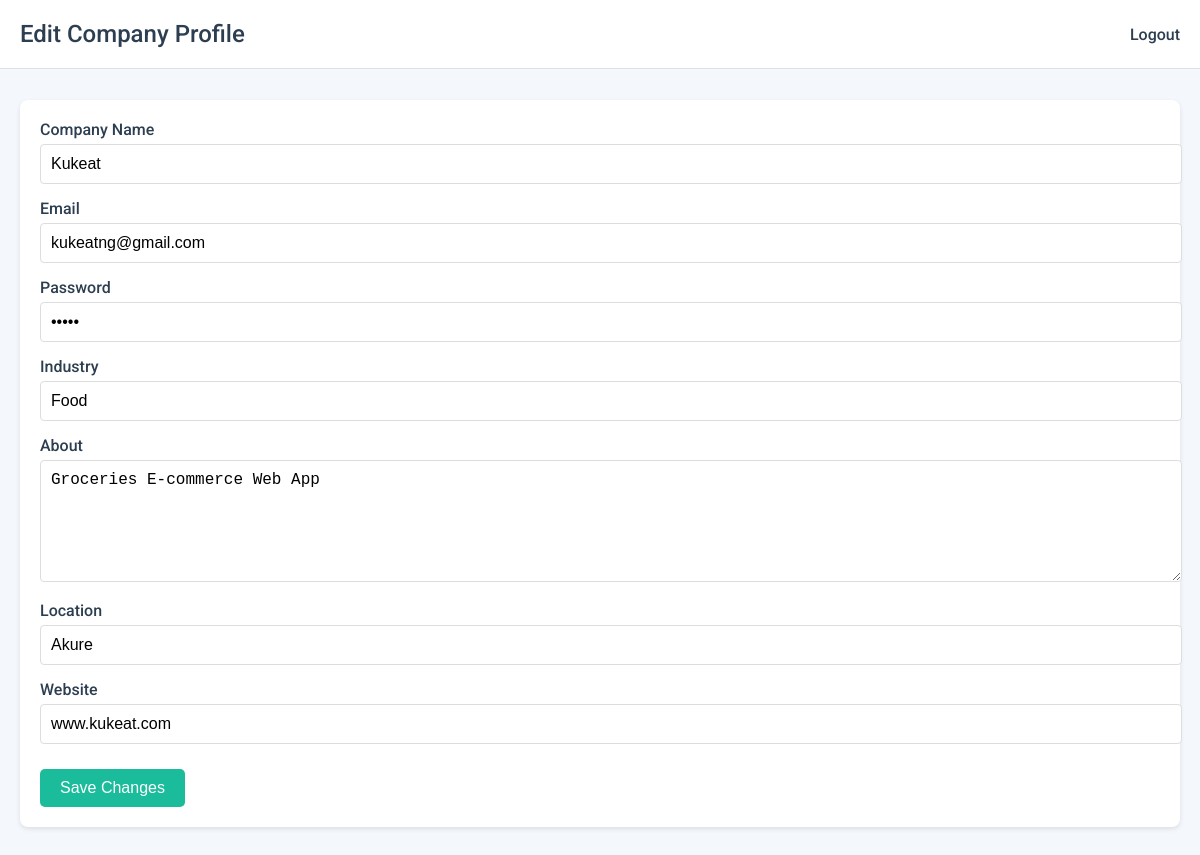
Page /edit_company_profile (signed in) on the committed database.
### models.py (models this page shows)
class Company(db.Model):
    id = db.Column(db.Integer, primary_key=True)
    name = db.Column(db.String(100), nullable=False)
    email = db.Column(db.String(120), unique=True, nullable=False)
    password = db.Column(db.String(128))
    industry = db.Column(db.String(100))
    about = db.Column(db.Text)
    location = db.Column(db.String(100))
    website = db.Column(db.String(200))

### app.py (the view, shortened to what this page needs)
@app.route('/edit_company_profile', methods=['GET', 'POST'])
def edit_company_profile():
    company = db.session.get(Company, session['company_id'])
    return render_template('edit_company_profile.html', company=company)

### templates/edit_company_profile.html (shortened to what this page needs)
<!DOCTYPE html>
<html lang="en">
<head>
</head>
<body>
    <div class="top-bar">
        <h2>Edit Company Profile</h2>
        <a href="{{ url_for('company_logout') }}" class="logout">Logout</a>
    </div>
    <div class="main-content" style="margin-top: 80px;">
        <div class="card">
            <form id="editCompanyProfileForm" method="POST" action="{{ url_for('edit_company_profile') }}">
                <div class="form-group">
                    <label for="name">Company Name</label>
                    <input type="text" id="name" name="name" value="{{ company.name }}" required>
                </div>
                <div class="form-group">
                    <label for="email">Email</label>
                    <input type="email" id="email" name="email" value="{{ company.email }}" required>
                </div>
                <div class="form-group">
                    <label for="password">Password</label>
                    <input type="password" id="password" name="password" value="{{ company.password }}">
                </div>
                <div class="form-group">
                    <label for="industry">Industry</label>
                    <input type="text" id="industry" name="industry" value="{{ company.industry }}">
                </div>
                <div class="form-group">
                    <label for="about">About</label>
                    <textarea id="about" name="about">{{ company.about }}</textarea>
                </div>
                <div class="form-group">
                    <label for="location">Location</label>
                    <input type="text" id="location" name="location" value="{{ company.location }}">
                </div>
                <div class="form-group">
                    <label for="website">Website</label>
                    <input type="text" id="website" name="website" value="{{ company.website }}">
                </div>
                <button type="submit" class="button">Save Changes</button>
            </form>
        </div>
    </div>
</body>
</html>

### templates/edit_company_profile.html (style rules this page uses)
body { margin: 0; font-family: 'Roboto', sans-serif; background-color: #f4f7fc; color: #333; }
.main-content { padding: 20px; }
.card { background-color: #fff; padding: 20px; margin-bottom: 20px; border-radius: 8px; box-shadow: 0 2px 5px rgba(0,0,0,0.1); }
.form-group { margin-bottom: 15px; }
.form-group label { display: block; margin-bottom: 5px; font-weight: 500; color: #2c3e50; }
.form-group input[type="text"], .form-group input[type="email"], .form-group input[type="password"], .form-group textarea { width: 100%; padding: 10px; border: 1px solid #ddd; border-radius: 4px; font-size: 16px; }
.form-group textarea { height: 100px; resize: vertical; }
.button { display: inline-block; padding: 10px 20px; font-size: 16px; color: #fff; background-color: #1abc9c; border: none; border-radius: 5px; text-decoration: none; margin-top: 10px; transition: background-color 0.3s, transform 0.3s; cursor: pointer; }
.top-bar { display: flex; justify-content: space-between; align-items: center; padding: 20px; background-color: #fff; border-bottom: 1px solid #e1e1e1; position: fixed; width: 100%; left: 0; top: 0; box-sizing: border-box; }
.top-bar h2 { margin: 0; font-weight: 500; color: #2c3e50; }
.top-bar .logout { color: #2c3e50; text-decoration: none; font-weight: 500; }

### rows in the picture
Company: name "Kukeat", email "kukeatng@gmail.com", industry "Food", about "Groceries E-commerce Web App", location "Akure", website "www.kukeat.com"
